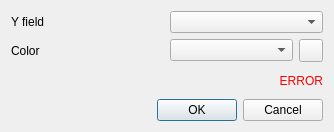
<?xml version="1.0" encoding="UTF-8"?>
<ui version="4.0">
 <class>Dialog</class>
 <widget class="QDialog" name="Dialog">
  <property name="geometry">
   <rect>
    <x>0</x>
    <y>0</y>
    <width>334</width>
    <height>132</height>
   </rect>
  </property>
  <property name="windowTitle">
   <string>Dataviz</string>
  </property>
  <layout class="QVBoxLayout" name="verticalLayout">
   <item>
    <layout class="QGridLayout" name="gridLayout">
     <item row="0" column="1">
      <widget class="QgsFieldComboBox" name="field"/>
     </item>
     <item row="1" column="1">
      <layout class="QHBoxLayout" name="horizontalLayout">
       <item>
        <widget class="QgsFieldComboBox" name="color_field"/>
       </item>
       <item>
        <widget class="QgsColorButton" name="color"/>
       </item>
      </layout>
     </item>
     <item row="0" column="0">
      <widget class="QLabel" name="label_y_field">
       <property name="text">
        <string>Y field</string>
       </property>
      </widget>
     </item>
     <item row="1" column="0">
      <widget class="QLabel" name="label_color">
       <property name="text">
        <string>Color</string>
       </property>
      </widget>
     </item>
    </layout>
   </item>
   <item>
    <widget class="QLabel" name="error">
     <property name="styleSheet">
      <string notr="true">QLabel { color : red; }</string>
     </property>
     <property name="text">
      <string notr="true">ERROR</string>
     </property>
     <property name="alignment">
      <set>Qt::AlignRight|Qt::AlignTrailing|Qt::AlignVCenter</set>
     </property>
    </widget>
   </item>
   <item>
    <widget class="QDialogButtonBox" name="button_box">
     <property name="orientation">
      <enum>Qt::Horizontal</enum>
     </property>
     <property name="standardButtons">
      <set>QDialogButtonBox::Cancel|QDialogButtonBox::Ok</set>
     </property>
    </widget>
   </item>
  </layout>
 </widget>
 <customwidgets>
  <customwidget>
   <class>QgsColorButton</class>
   <extends>QToolButton</extends>
   <header>qgis.gui</header>
  </customwidget>
  <customwidget>
   <class>QgsFieldComboBox</class>
   <extends>QComboBox</extends>
   <header>qgis.gui</header>
  </customwidget>
 </customwidgets>
 <resources/>
 <connections/>
</ui>
